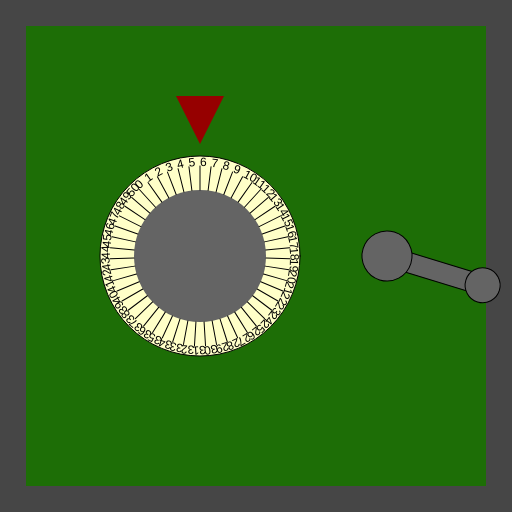
Frame 1 (no input)
Frame 60 (no input): identical to frame 1, image omitted
Frame 120 (the mouse pressed at the canvas centre since frame 60): identical to frame 1, image omitted

The p5.js sketch that drew this single still picture (run headless with seeded random() and noise() and a simulated clock; from frame 60 on, the mouse is pressed at the canvas centre):

// p5.js sketch
// ── sketch.js
/*

Officer: 2357155
CaseNum: 303-0-65661776-2357155

Case 303 - The Case of the Crooked Attorney
Stage 1 - Torvalds' Office

District Attorney Torvalds is well respected in Console City as an upstanding citizen and
enforcer of the law. Of course he’s as crooked as they come. I’ve had enough of having our
hard work at Sleuth and Co undermined by his bribes and back-payments. Let’s take take this
sucker down. I happen to know that Torvalds keeps his incriminating documents spread amongst
several safes in town. I’ll need you to bend the rules a little by breaking into them and
retrieving the incriminating evidence.

The first safe is in Torvald’s office. Crack it by doing the following:

	When the mouse button is released:
	- Make ClassifiedStorageVal_0 equal to 27

	Whilst the mouse is moving:
	- Make ClassifiedStorageVal_0 equal to 6

	When any key is released:
	- Make ClassifiedStorageVal_0 equal to 4

	Whilst the mouse is being dragged:
	- Make ClassifiedStorageVal_0 equal to 14

	When the mouse button is released:
	- Make ClassifiedStorageVal_1 equal to 17

	Whilst the mouse is moving:
	- Make ClassifiedStorageVal_1 equal to 73

	When any key is pressed:
	- Make ClassifiedStorageVal_1 equal to 12

	Whilst the mouse is being dragged:
	- Make ClassifiedStorageVal_1 equal to 14



There are many possible ways of investigating this case, but you
should use ONLY the following commands:

	- The assignment operator aka. the equals sign !

*/

//declare the variables

var ClassifiedStorageVal_0;
var ClassifiedStorageVal_1;


function preload()
{
	//IMAGES WILL BE LOADED HERE

}

function setup()
{
	createCanvas(512,512);

	//initialise the variables
	ClassifiedStorageVal_0 = 0;
	ClassifiedStorageVal_1 = 0;

}

///////////////////EVENT HANDLERS///////////////////

//Add your code to these events to open the safe ...

function mouseMoved()
{
	ClassifiedStorageVal_0= 6
	ClassifiedStorageVal_1=73
	console.log("mouseMoved", mouseX, mouseY);
}

function mouseDragged()
{
	ClassifiedStorageVal_0=14
	ClassifiedStorageVal_1=14
	console.log("mouseDragged", mouseX, mouseY);
}

function mousePressed()
{

	console.log("mousePressed");
}

function mouseReleased()
{
	ClassifiedStorageVal_0= 27
	ClassifiedStorageVal_1= 17
	console.log("mouseReleased");
}

function keyPressed()
{
	ClassifiedStorageVal_1 = 12
	
	console.log("keyPressed", key);
}

function keyReleased()
{
	ClassifiedStorageVal_0 = 4
	console.log("keyReleased", key);
}

///////////////DO NOT CHANGE CODE BELOW THIS POINT///////////////////

function draw()
{


	//Draw the safe door
	background(70);
	noStroke();
	fill(29,110,6);
	rect(26,26,width-52,width-52);

	//Draw the combination dial
	push();
	translate(200,height/2);
	drawDial(200, ClassifiedStorageVal_0, 51);
	pop();

	//Draw the lever
	push();
	translate(width - 125,256);
	drawLever(ClassifiedStorageVal_1);
	pop();

}

function drawDial(diameter,num,maxNum)
{
	//the combination lock

	var r = diameter * 0.5;
	var p = r * 0.6;

	stroke(0);
	fill(255,255,200);
	ellipse(0,0,diameter,diameter);
	fill(100);
	noStroke();
	ellipse(0,0,diameter*0.66,diameter*0.66);
	fill(150,0,0);
	triangle(
		-p * 0.4,-r-p,
		p * 0.4,-r-p,
		0,-r-p/5
	);

	noStroke();

	push();
	var inc = 360/maxNum;

	rotate(radians(-num * inc));
	for(var i = 0; i < maxNum; i++)
	{
		push();
		rotate(radians(i * inc));
		stroke(0);
		line(0,-r*0.66,0,-(r-10));
		noStroke();
		fill(0);
		text(i,0,-(r-10));
		pop();
	}

	pop();
}

function drawLever(rot)
{
	push();
	rotate(radians(-rot))
	stroke(0);
	fill(100);
	rect(-10,0,20,100);
	ellipse(0,0,50,50);
	ellipse(0,100,35,35);
	pop();
}
